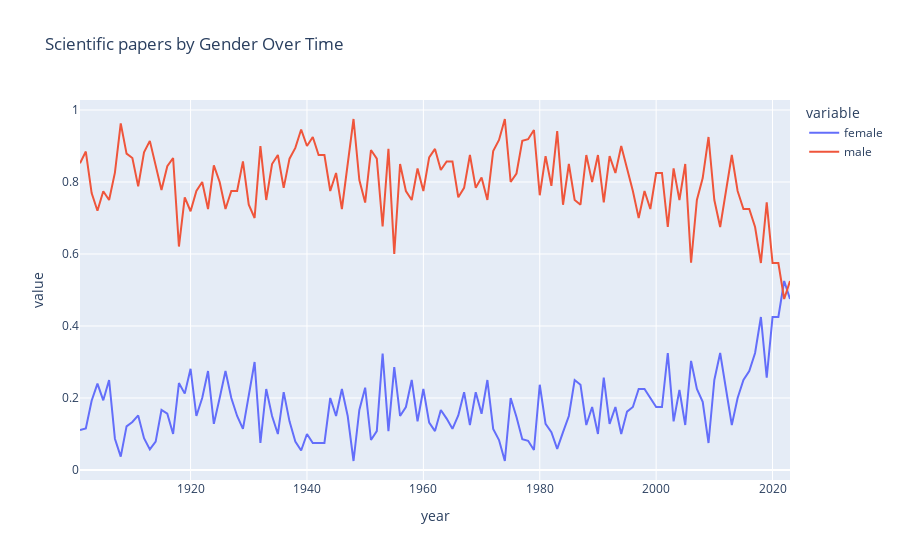
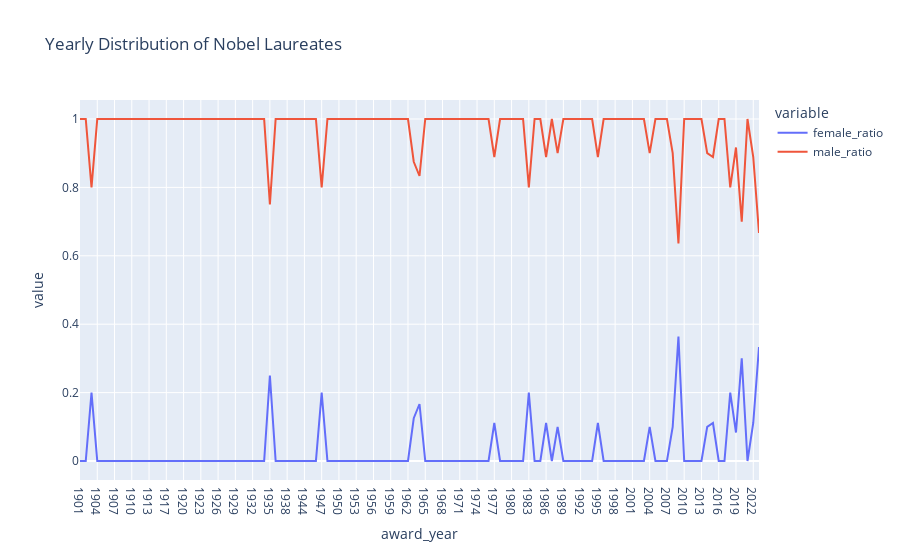

Notebook source saved alongside these figures, in order:
### Code cell
# proportion of males and females by year
gender_counts = fields_df.groupby(['year', 'gender']).size().reset_index(name='count')
display(gender_counts)

total_counts = fields_df.groupby('year').size().reset_index(name='total')
display(total_counts)

gender_proportions = pd.merge(gender_counts, total_counts, on='year')
gender_proportions['proportion'] = gender_proportions['count'] / gender_proportions['total']
display(gender_proportions)

pivot_fields_df = gender_proportions.pivot(index='year', columns='gender', values='proportion').reset_index()
display(pivot_fields_df)

# graph the data
fig = px.line(pivot_fields_df, x='year', y=['female', 'male'], title='Scientific papers by Gender Over Time')
fig.show()

# Overlay yearly_ratio and pivot_fields_df
fig = px.line(yearly_gender_ratio, x=yearly_gender_ratio.index, y=['female_ratio', 'male_ratio'], title='Yearly Distribution of Nobel Laureates')


fig.show()

### Figure 1 — Plotly figure (JSON) as saved in the notebook; plotly's stock layout.template omitted (floating-point values rounded to 4 significant figures)
{"data": [{"hovertemplate": "variable=female<br>year=%{x}<br>value=%{y}<extra></extra>", "legendgroup": "female", "line": {"color": "#636efa", "dash": "solid"}, "marker": {"symbol": "circle"}, "mode": "lines", "name": "female", "orientation": "v", "showlegend": true, "type": "scatter", "x": [1901, 1902, 1903, 1904, 1905, 1906, 1907, 1908, 1909, 1910, 1911, 1912, 1913, 1914, 1915, 1916, 1917, 1918, 1919, 1920, 1921, 1922, 1923, 1924, 1925, 1926, 1927, 1928, 1929, 1930, 1931, 1932, 1933, 1934, 1935, 1936, 1937, 1938, 1939, 1940, 1941, 1942, 1943, 1944, 1945, 1946, 1947, 1948, 1949, 1950, 1951, 1952, 1953, 1954, 1955, 1956, 1957, 1958, 1959, 1960, 1961, 1962, 1963, 1964, 1965, 1966, 1967, 1968, 1969, 1970, 1971, 1972, 1973, 1974, 1975, 1976, 1977, 1978, 1979, 1980, 1981, 1982, 1983, 1984, 1985, 1986, 1987, 1988, 1989, 1990, 1991, 1992, 1993, 1994, 1995, 1996, 1997, 1998, 1999, 2000, 2001, 2002, 2003, 2004, 2005, 2006, 2007, 2008, 2009, 2010, 2011, 2012, 2013, 2014, 2015, 2016, 2017, 2018, 2019, 2020, 2021, 2022, 2023], "xaxis": "x", "y": [0.1111, 0.1154, 0.1923, 0.24, 0.1935, 0.25, 0.08696, 0.03704, 0.1212, 0.1333, 0.1515, 0.08824, 0.05714, 0.07895, 0.1667, 0.1562, 0.1, 0.2414, 0.2121, 0.2812, 0.15, 0.2, 0.275, 0.1282, 0.2, 0.275, 0.2, 0.15, 0.1143, 0.2105, 0.3, 0.075, 0.225, 0.15, 0.1, 0.2162, 0.1351, 0.07895, 0.05405, 0.1, 0.075, 0.075, 0.075, 0.2, 0.15, 0.225, 0.15, 0.025, 0.1667, 0.2286, 0.08333, 0.1081, 0.3235, 0.1081, 0.2857, 0.15, 0.175, 0.25, 0.1351, 0.225, 0.1316, 0.1081, 0.1667, 0.1429, 0.1143, 0.1515, 0.2162, 0.125, 0.2162, 0.1562, 0.25, 0.1143, 0.08333, 0.025, 0.2, 0.1471, 0.08571, 0.08108, 0.05556, 0.2368, 0.1282, 0.1053, 0.05882, 0.1053, 0.15, 0.25, 0.2368, 0.125, 0.175, 0.1, 0.2564, 0.1282, 0.175, 0.1, 0.1622, 0.175, 0.225, 0.225, 0.2, 0.175, 0.175, 0.325, 0.1351, 0.2222, 0.125, 0.303, 0.225, 0.1892, 0.075, 0.25, 0.325, 0.225, 0.125, 0.2, 0.25, 0.275, 0.325, 0.425, 0.2564, 0.425, 0.425, 0.525, 0.475], "yaxis": "y"}, {"hovertemplate": "variable=male<br>year=%{x}<br>value=%{y}<extra></extra>", "legendgroup": "male", "line": {"color": "#EF553B", "dash": "solid"}, "marker": {"symbol": "circle"}, "mode": "lines", "name": "male", "orientation": "v", "showlegend": true, "type": "scatter", "x": [1901, 1902, 1903, 1904, 1905, 1906, 1907, 1908, 1909, 1910, 1911, 1912, 1913, 1914, 1915, 1916, 1917, 1918, 1919, 1920, 1921, 1922, 1923, 1924, 1925, 1926, 1927, 1928, 1929, 1930, 1931, 1932, 1933, 1934, 1935, 1936, 1937, 1938, 1939, 1940, 1941, 1942, 1943, 1944, 1945, 1946, 1947, 1948, 1949, 1950, 1951, 1952, 1953, 1954, 1955, 1956, 1957, 1958, 1959, 1960, 1961, 1962, 1963, 1964, 1965, 1966, 1967, 1968, 1969, 1970, 1971, 1972, 1973, 1974, 1975, 1976, 1977, 1978, 1979, 1980, 1981, 1982, 1983, 1984, 1985, 1986, 1987, 1988, 1989, 1990, 1991, 1992, 1993, 1994, 1995, 1996, 1997, 1998, 1999, 2000, 2001, 2002, 2003, 2004, 2005, 2006, 2007, 2008, 2009, 2010, 2011, 2012, 2013, 2014, 2015, 2016, 2017, 2018, 2019, 2020, 2021, 2022, 2023], "xaxis": "x", "y": [0.8519, 0.8846, 0.7692, 0.72, 0.7742, 0.75, 0.8261, 0.963, 0.8788, 0.8667, 0.7879, 0.8824, 0.9143, 0.8421, 0.7778, 0.8438, 0.8667, 0.6207, 0.7576, 0.7188, 0.775, 0.8, 0.725, 0.8462, 0.8, 0.725, 0.775, 0.775, 0.8571, 0.7368, 0.7, 0.9, 0.75, 0.85, 0.875, 0.7838, 0.8649, 0.8947, 0.9459, 0.9, 0.925, 0.875, 0.875, 0.775, 0.825, 0.725, 0.85, 0.975, 0.8056, 0.7429, 0.8889, 0.8649, 0.6765, 0.8919, 0.6, 0.85, 0.775, 0.75, 0.8378, 0.775, 0.8684, 0.8919, 0.8333, 0.8571, 0.8571, 0.7576, 0.7838, 0.875, 0.7838, 0.8125, 0.75, 0.8857, 0.9167, 0.975, 0.8, 0.8235, 0.9143, 0.9189, 0.9444, 0.7632, 0.8718, 0.7895, 0.9412, 0.7368, 0.85, 0.75, 0.7368, 0.875, 0.8, 0.875, 0.7436, 0.8718, 0.825, 0.9, 0.8378, 0.775, 0.7, 0.775, 0.725, 0.825, 0.825, 0.675, 0.8378, 0.75, 0.85, 0.5758, 0.75, 0.8108, 0.925, 0.75, 0.675, 0.775, 0.875, 0.775, 0.725, 0.725, 0.675, 0.575, 0.7436, 0.575, 0.575, 0.475, 0.525], "yaxis": "y"}], "layout": {"legend": {"title": {"text": "variable"}, "tracegroupgap": 0}, "title": {"text": "Scientific papers by Gender Over Time"}, "xaxis": {"anchor": "y", "domain": [0, 1], "title": {"text": "year"}}, "yaxis": {"anchor": "x", "domain": [0, 1], "title": {"text": "value"}}}}

### Figure 2 — Plotly figure (JSON) as saved in the notebook; plotly's stock layout.template omitted (floating-point values rounded to 4 significant figures)
{"data": [{"hovertemplate": "variable=female_ratio<br>award_year=%{x}<br>value=%{y}<extra></extra>", "legendgroup": "female_ratio", "line": {"color": "#636efa", "dash": "solid"}, "marker": {"symbol": "circle"}, "mode": "lines", "name": "female_ratio", "orientation": "v", "showlegend": true, "type": "scatter", "x": ["1901", "1902", "1903", "1904", "1905", "1906", "1907", "1908", "1909", "1910", "1911", "1912", "1913", "1914", "1915", "1917", "1918", "1919", "1920", "1921", "1922", "1923", "1924", "1925", "1926", "1927", "1928", "1929", "1930", "1931", "1932", "1933", "1934", "1935", "1936", "1937", "1938", "1939", "1943", "1944", "1945", "1946", "1947", "1948", "1949", "1950", "1951", "1952", "1953", "1954", "1955", "1956", "1957", "1958", "1959", "1960", "1961", "1962", "1963", "1964", "1965", "1966", "1967", "1968", "1969", "1970", "1971", "1972", "1973", "1974", "1975", "1976", "1977", "1978", "1979", "1980", "1981", "1982", "1983", "1984", "1985", "1986", "1987", "1988", "1989", "1990", "1991", "1992", "1993", "1994", "1995", "1996", "1997", "1998", "1999", "2000", "2001", "2002", "2003", "2004", "2005", "2006", "2007", "2008", "2009", "2010", "2011", "2012", "2013", "2014", "2015", "2016", "2017", "2018", "2019", "2020", "2021", "2022", "2023"], "xaxis": "x", "y": [0, 0, 0.2, 0, 0, 0, 0, 0, 0, 0, 0, 0, 0, 0, 0, 0, 0, 0, 0, 0, 0, 0, 0, 0, 0, 0, 0, 0, 0, 0, 0, 0, 0, 0.25, 0, 0, 0, 0, 0, 0, 0, 0, 0.2, 0, 0, 0, 0, 0, 0, 0, 0, 0, 0, 0, 0, 0, 0, 0, 0.125, 0.1667, 0, 0, 0, 0, 0, 0, 0, 0, 0, 0, 0, 0, 0.1111, 0, 0, 0, 0, 0, 0.2, 0, 0, 0.1111, 0, 0.1, 0, 0, 0, 0, 0, 0, 0.1111, 0, 0, 0, 0, 0, 0, 0, 0, 0.1, 0, 0, 0, 0.1, 0.3636, 0, 0, 0, 0, 0.1, 0.1111, 0, 0, 0.2, 0.08333, 0.3, 0, 0.1111, 0.3333], "yaxis": "y"}, {"hovertemplate": "variable=male_ratio<br>award_year=%{x}<br>value=%{y}<extra></extra>", "legendgroup": "male_ratio", "line": {"color": "#EF553B", "dash": "solid"}, "marker": {"symbol": "circle"}, "mode": "lines", "name": "male_ratio", "orientation": "v", "showlegend": true, "type": "scatter", "x": ["1901", "1902", "1903", "1904", "1905", "1906", "1907", "1908", "1909", "1910", "1911", "1912", "1913", "1914", "1915", "1917", "1918", "1919", "1920", "1921", "1922", "1923", "1924", "1925", "1926", "1927", "1928", "1929", "1930", "1931", "1932", "1933", "1934", "1935", "1936", "1937", "1938", "1939", "1943", "1944", "1945", "1946", "1947", "1948", "1949", "1950", "1951", "1952", "1953", "1954", "1955", "1956", "1957", "1958", "1959", "1960", "1961", "1962", "1963", "1964", "1965", "1966", "1967", "1968", "1969", "1970", "1971", "1972", "1973", "1974", "1975", "1976", "1977", "1978", "1979", "1980", "1981", "1982", "1983", "1984", "1985", "1986", "1987", "1988", "1989", "1990", "1991", "1992", "1993", "1994", "1995", "1996", "1997", "1998", "1999", "2000", "2001", "2002", "2003", "2004", "2005", "2006", "2007", "2008", "2009", "2010", "2011", "2012", "2013", "2014", "2015", "2016", "2017", "2018", "2019", "2020", "2021", "2022", "2023"], "xaxis": "x", "y": [1, 1, 0.8, 1, 1, 1, 1, 1, 1, 1, 1, 1, 1, 1, 1, 1, 1, 1, 1, 1, 1, 1, 1, 1, 1, 1, 1, 1, 1, 1, 1, 1, 1, 0.75, 1, 1, 1, 1, 1, 1, 1, 1, 0.8, 1, 1, 1, 1, 1, 1, 1, 1, 1, 1, 1, 1, 1, 1, 1, 0.875, 0.8333, 1, 1, 1, 1, 1, 1, 1, 1, 1, 1, 1, 1, 0.8889, 1, 1, 1, 1, 1, 0.8, 1, 1, 0.8889, 1, 0.9, 1, 1, 1, 1, 1, 1, 0.8889, 1, 1, 1, 1, 1, 1, 1, 1, 0.9, 1, 1, 1, 0.9, 0.6364, 1, 1, 1, 1, 0.9, 0.8889, 1, 1, 0.8, 0.9167, 0.7, 1, 0.8889, 0.6667], "yaxis": "y"}], "layout": {"legend": {"title": {"text": "variable"}, "tracegroupgap": 0}, "title": {"text": "Yearly Distribution of Nobel Laureates"}, "xaxis": {"anchor": "y", "domain": [0, 1], "title": {"text": "award_year"}}, "yaxis": {"anchor": "x", "domain": [0, 1], "title": {"text": "value"}}}}
